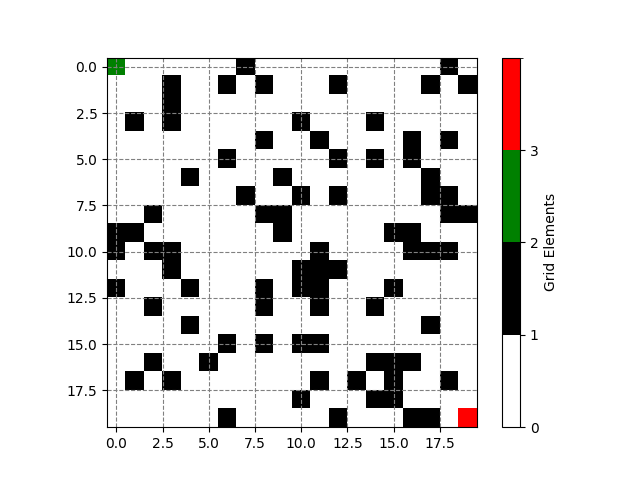

Write the Python code that produced this figure.
import numpy as np
import matplotlib.pyplot as plt
import matplotlib.colors as mcolors
import random

# Generate environment function
def generate_env(size):
    """Generate an environment with random obstacles"""
    obstacle_prob = random.uniform(0.1, 0.4)
    env = np.zeros((size, size))

    for i in range(size):
        for j in range(size):
            if np.random.rand() < obstacle_prob:
                env[i, j] = 1

    # Start and end points
    env[0, 0] = 2  # Start
    env[size-1, size-1] = 3  # End

    return env

# Visualize environment and save as env.png
def visualize_env(env, filename="env.png"):
    """Visualize the environment with obstacles, start, and end points"""
    cmap = mcolors.ListedColormap(['white', 'black', 'green', 'red'])
    bounds = [0, 1, 2, 3, 4]
    norm = mcolors.BoundaryNorm(bounds, cmap.N)
    plt.imshow(env, cmap=cmap, norm=norm)
    plt.colorbar(ticks=[0, 1, 2, 3], label='Grid Elements')
    plt.grid(True, which='both', color='gray', linestyle='--')
    plt.savefig(filename)
    plt.close()

# Generate and visualize the environment
size = random.choice([10, 15, 20, 25, 30])
env = generate_env(size)
visualize_env(env, "env.png")
